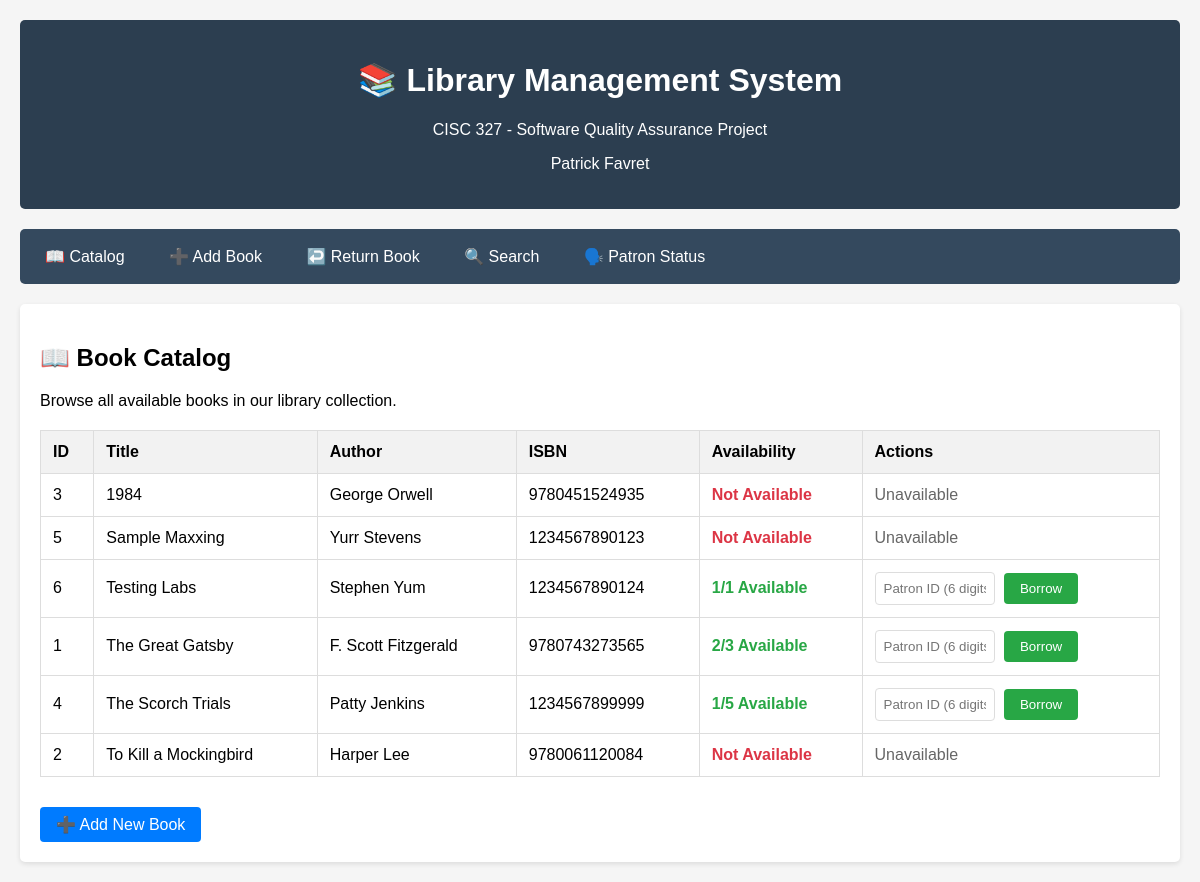
/catalog, run on the app's committed database.
### tables this page shows
CREATE TABLE books (
            id INTEGER PRIMARY KEY AUTOINCREMENT,
            title TEXT NOT NULL,
            author TEXT NOT NULL,
            isbn TEXT UNIQUE NOT NULL,
            total_copies INTEGER NOT NULL,
            available_copies INTEGER NOT NULL
        );

### routes/catalog_routes.py (the view)
@catalog_bp.route('/catalog')
def catalog():
    books = get_all_books()
    return render_template('catalog.html', books=books)

### database.py (called while the page is built)
def get_db_connection():
    conn = sqlite3.connect(DATABASE)
    conn.row_factory = sqlite3.Row  # This enables column access by name
    return conn

def get_all_books() -> List[Dict]:
    conn = get_db_connection()
    books = conn.execute('SELECT * FROM books ORDER BY title').fetchall()
    conn.close()
    return [dict(book) for book in books]

### templates/catalog.html (shortened to what this page needs)
{% extends "base.html" %}
{% block content %}
<h2>📖 Book Catalog</h2>
<p>Browse all available books in our library collection.</p>
{% if books %}
<table>
    <thead>
        <tr>
            <th>ID</th>
            <th>Title</th>
            <th>Author</th>
            <th>ISBN</th>
            <th>Availability</th>
            <th>Actions</th>
        </tr>
    </thead>
    <tbody>
        {% for book in books %}
        <tr>
            <td>{{ book.id }}</td>
            <td>{{ book.title }}</td>
            <td>{{ book.author }}</td>
            <td>{{ book.isbn }}</td>
            <td>
                {% if book.available_copies > 0 %}
                    <span class="status-available">{{ book.available_copies }}/{{ book.total_copies }} Available</span>
                {% else %}
                    <span class="status-unavailable">Not Available</span>
                {% endif %}
            </td>
            <td>
                {% if book.available_copies > 0 %}
                    <form method="POST" action="{{ url_for('borrowing.borrow_book') }}" style="display: inline;">
                        <input type="text" name="patron_id" placeholder="Patron ID (6 digits)"
                               pattern="[0-9]{6}" maxlength="6" required style="width: 120px; margin-right: 5px;">
                        <button type="submit" class="btn btn-success">Borrow</button>
                    </form>
                {% else %}
                    <span style="color: #666;">Unavailable</span>
                {% endif %}
            </td>
        </tr>
        {% endfor %}
    </tbody>
</table>
{% else %}
<div style="text-align: center; padding: 40px; color: #666;">
    <h3>No books in catalog</h3>
    <p>The library catalog is empty. <a href="{{ url_for('catalog.add_book') }}">Add the first book</a> to get started.</p>
</div>
{% endif %}
<div style="margin-top: 30px;">
    <a href="{{ url_for('catalog.add_book') }}" class="btn">➕ Add New Book</a>
</div>
{% endblock %}

### templates/base.html (shortened to what this page needs)
<!DOCTYPE html>
<html lang="en">
  <head>
  </head>
  <body>
    <div class="header">
      <h1>📚 Library Management System</h1>
      <p>CISC 327 - Software Quality Assurance Project</p>
      <p>Patrick Favret</p>
    </div>
    <div class="nav">
      <a href="{{ url_for('catalog.catalog') }}">📖 Catalog</a>
      <a href="{{ url_for('catalog.add_book') }}">➕ Add Book</a>
      <a href="{{ url_for('borrowing.return_book') }}">↩️ Return Book</a>
      <a href="{{ url_for('search.search_books') }}">🔍 Search</a>
      <a href="{{ url_for('catalog.patron_status') }}">🗣️ Patron Status</a>
    </div>
    <div class="content">
      {% block content %}{% endblock %}
    </div>
  </body>
</html>

### templates/base.html (style rules this page uses)
body { font-family: Arial, sans-serif; max-width: 1200px; margin: 0 auto; padding: 20px; background-color: #f5f5f5; }
.header { background-color: #2c3e50; color: white; padding: 20px; text-align: center; margin-bottom: 20px; border-radius: 5px; }
.nav { background-color: #34495e; padding: 10px; margin-bottom: 20px; border-radius: 5px; }
.nav a { color: white; text-decoration: none; padding: 8px 15px; margin-right: 10px; border-radius: 3px; display: inline-block; }
.content { background-color: white; padding: 20px; border-radius: 5px; box-shadow: 0 2px 5px rgba(0, 0, 0, 0.1); }
table { width: 100%; border-collapse: collapse; margin-top: 20px; }
th, td { border: 1px solid #ddd; padding: 12px; text-align: left; }
th { background-color: #f2f2f2; font-weight: bold; }
.btn { background-color: #007bff; color: white; padding: 8px 16px; border: none; border-radius: 4px; cursor: pointer; text-decoration: none; display: inline-block; }
.btn-success { background-color: #28a745; }
input[type="text"], input[type="number"], select { width: 100%; padding: 8px; border: 1px solid #ddd; border-radius: 4px; box-sizing: border-box; }
.status-available { color: #28a745; font-weight: bold; }
.status-unavailable { color: #dc3545; font-weight: bold; }

### data on the page
books: id "3", title "1984", author "George Orwell", isbn "9780451524935", available_copies "Not Available"
books: id "5", title "Sample Maxxing", author "Yurr Stevens", isbn "1234567890123", available_copies "Not Available"
books: id "6", title "Testing Labs", author "Stephen Yum", isbn "1234567890124", available_copies "1", total_copies "1"
books: id "1", title "The Great Gatsby", author "F. Scott Fitzgerald", isbn "9780743273565", available_copies "2", total_copies "3"
books: id "4", title "The Scorch Trials", author "Patty Jenkins", isbn "1234567899999", available_copies "1", total_copies "5"
books: id "2", title "To Kill a Mockingbird", author "Harper Lee", isbn "9780061120084", available_copies "Not Available"
